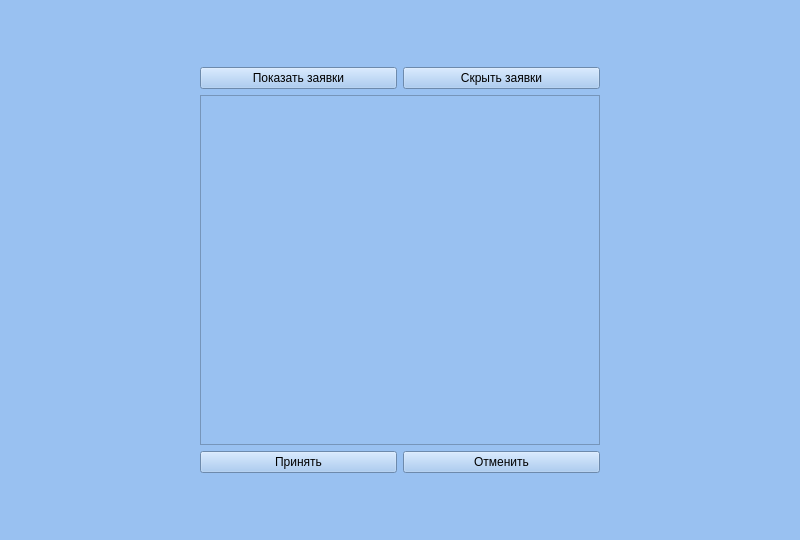
<?xml version="1.0" encoding="UTF-8"?>
<ui version="4.0">
 <class>Form</class>
 <widget class="QWidget" name="Form">
  <property name="geometry">
   <rect>
    <x>0</x>
    <y>0</y>
    <width>800</width>
    <height>540</height>
   </rect>
  </property>
  <property name="windowTitle">
   <string>Form</string>
  </property>
  <property name="styleSheet">
   <string notr="true">background-color: rgb(153, 193, 241)</string>
  </property>
  <layout class="QGridLayout" name="gridLayout">
   <item row="0" column="1">
    <spacer name="verticalSpacer">
     <property name="orientation">
      <enum>Qt::Vertical</enum>
     </property>
     <property name="sizeHint" stdset="0">
      <size>
       <width>20</width>
       <height>40</height>
      </size>
     </property>
    </spacer>
   </item>
   <item row="1" column="1">
    <layout class="QGridLayout" name="gridLayout_4">
     <item row="0" column="0">
      <widget class="QPushButton" name="showRequests">
       <property name="text">
        <string>Показать заявки</string>
       </property>
      </widget>
     </item>
     <item row="0" column="1">
      <widget class="QPushButton" name="hideRequests">
       <property name="text">
        <string>Скрыть заявки</string>
       </property>
      </widget>
     </item>
     <item row="1" column="0" colspan="2">
      <widget class="QListView" name="listView">
       <property name="sizePolicy">
        <sizepolicy hsizetype="Fixed" vsizetype="Fixed">
         <horstretch>0</horstretch>
         <verstretch>0</verstretch>
        </sizepolicy>
       </property>
       <property name="minimumSize">
        <size>
         <width>400</width>
         <height>350</height>
        </size>
       </property>
       <property name="maximumSize">
        <size>
         <width>400</width>
         <height>350</height>
        </size>
       </property>
      </widget>
     </item>
     <item row="2" column="0">
      <widget class="QPushButton" name="createConsultation">
       <property name="text">
        <string>Принять</string>
       </property>
      </widget>
     </item>
     <item row="2" column="1">
      <widget class="QPushButton" name="cancelConsultation">
       <property name="text">
        <string>Отменить</string>
       </property>
      </widget>
     </item>
    </layout>
   </item>
   <item row="1" column="2">
    <spacer name="horizontalSpacer_2">
     <property name="orientation">
      <enum>Qt::Horizontal</enum>
     </property>
     <property name="sizeHint" stdset="0">
      <size>
       <width>40</width>
       <height>20</height>
      </size>
     </property>
    </spacer>
   </item>
   <item row="1" column="0">
    <spacer name="horizontalSpacer">
     <property name="orientation">
      <enum>Qt::Horizontal</enum>
     </property>
     <property name="sizeHint" stdset="0">
      <size>
       <width>40</width>
       <height>20</height>
      </size>
     </property>
    </spacer>
   </item>
   <item row="2" column="1">
    <spacer name="verticalSpacer_2">
     <property name="orientation">
      <enum>Qt::Vertical</enum>
     </property>
     <property name="sizeHint" stdset="0">
      <size>
       <width>20</width>
       <height>40</height>
      </size>
     </property>
    </spacer>
   </item>
  </layout>
 </widget>
 <resources/>
 <connections/>
</ui>
